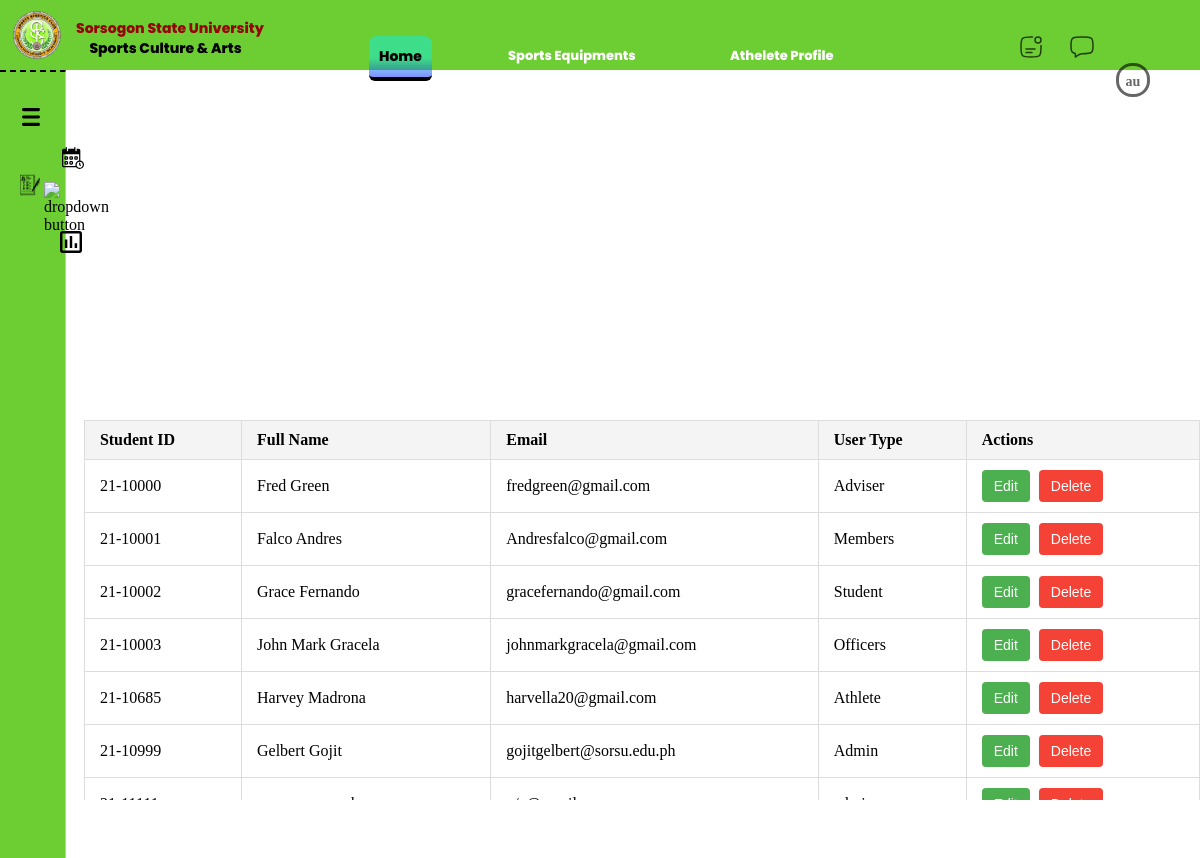
Page /settings/Registered_Record.php (signed in) on the committed database.
### tables this page shows
CREATE TABLE `tblaccount` (
  `Student_id` char(128) NOT NULL,
  `Lastname` char(128) NOT NULL,
  `Firstname` char(128) NOT NULL,
  `Address` varchar(128) NOT NULL,
  `Fullname` char(128) NOT NULL,
  `Pass` char(128) NOT NULL,
  `Email_Address` varchar(128) NOT NULL,
  `Mobile_Number` bigint(24) NOT NULL,
  `Usertype` char(128) NOT NULL DEFAULT 'Student'
);

### settings/Registered_Record.php (the view, shortened to what this page needs)
<?php
$lastname = $_SESSION['Lastname'];
$firstname = $_SESSION['Firstname'];
$firstLetterLastname = substr($lastname, 0, 1);
$firstLetterFirstname = substr($firstname, 0, 1);
?>
<!DOCTYPE html>
<html lang="en">
<head>
    <link rel="stylesheet" href="record.css" />
</head>
<body>
    <nav id="nav-group" class="navcontainer">
        <img class="skc" src="../../img/SKC LOGO.svg" />
        <h4 class="Logoname-1">Sorsogon State University</h4>
        <h4 class="Logoname-2">Sports Culture & Arts</h4>
        <ul>
            <li>
                <a href="../homepage.php" class="homepage">Home</a>
            </li>
            <li>
                <a href="../sports/sports-equipment.php" class="Sports-menu">Sports Equipments</a>
            </li>
            <li>
                <a href="../athlete/athlete-profile.php" class="athlete-menu">Athelete Profile</a>
            </li>
        </ul>
        <img class="notification-icon" src="../../img/notification-icon.svg" />
        <img class="message-icon" src="../../img/message-icon.svg" />
        <h6 class="user-login-icon" onclick="toggleMenu()">
            <?= htmlspecialchars($firstLetterFirstname) . htmlspecialchars($firstLetterLastname) ?>
        </h6>
        <div class="sub-menu-wrap" id="subMenu">
            <div class="sub-menu">
                <div class="user-info">
                    <h6 class="userinfo-fullname"><?= $_SESSION['Fullname'] ?></h6>
                </div>
            </div>
        </div>
    </nav>
    <aside id="side-nav-group">
        <ul>
            <li class="menu-toggle">
                <button onclick=toggleSidebar() id="sidetoggle-btn">
                    <img class="menu-icon" src="../../img/Menu-icon.svg" />
                </button>
            </li>
            <li class="menu-schedule-container">
                <a href="#">
                    <img class="menu-schedule" src="../../img/schedule-icon.svg" />
                </a>
            </li>
            <li class="sidenav-li">
                <button onclick=toggleSubMenu(this) class="dropdown-btn">
                    <img class="menu-skcform" src="../../img/skc-form-icon.svg" alt="">
                    <img class="skcform-dropdown" src="../../img/Dropdown-button.svg" alt="dropdown button">
                </button>
            </li>
            <li class="menu-report-container">
                <a href="#" class="no">
                    <img class="menu-report" src="../../img/reports-icon.svg" />
                </a>
            </li>
        </ul>
    </aside>
    <main>
        <div class="create_container">
            <header class="Skc_create">
                <h2>SKC Create Account</h2>
            </header>
            <table class="account-table">
                <thead>
                    <tr>
                        <th>Student ID</th>
                        <th>Full Name</th>
                        <th>Email</th>
                        <th>User Type</th>
                        <th>Actions</th>
                    </tr>
                </thead>
                <tbody>
                    <?php
                    include('../../connection/dbase.php');
                    $sql = "SELECT Student_id, Fullname, Email_Address, Usertype FROM tblaccount";
                    $result = $CON->query($sql);
                    if ($result->num_rows > 0) {
                        while ($row = $result->fetch_assoc()) {
                            echo "<tr>
                    <td>" . htmlspecialchars($row['Student_id']) . "</td>
                    <td>" . htmlspecialchars($row['Fullname']) . "</td>
                    <td>" . htmlspecialchars($row['Email_Address']) . "</td>
                    <td>" . htmlspecialchars($row['Usertype']) . "</td>
                    <td>
                        <button class='action-btn edit-btn' onclick='editRecord(" . json_encode($row) . ")'>Edit</button>
                        <button class='action-btn delete-btn' onclick='deleteRecord(" . htmlspecialchars($row['Student_id']) . ")'>Delete</button>
                    </td>
                </tr>";
                        }
                    } else {
                        echo "<tr><td colspan='5'>No records found.</td></tr>";
                    }
                    ?>
                </tbody>
            </table>
        </div>
    </main>
</body>
</html>

### rows in the picture
tblaccount: Student_id "21-10000", Fullname "Fred Green", Email_Address "fredgreen@gmail.com", Usertype "Adviser"
tblaccount: Student_id "21-10001", Fullname "Falco Andres", Email_Address "Andresfalco@gmail.com", Usertype "Members"
tblaccount: Student_id "21-10002", Fullname "Grace Fernando", Email_Address "gracefernando@gmail.com", Usertype "Student"
tblaccount: Student_id "21-10003", Fullname "John Mark Gracela", Email_Address "johnmarkgracela@gmail.com", Usertype "Officers"
tblaccount: Student_id "21-10685", Fullname "Harvey Madrona", Email_Address "harvella20@gmail.com", Usertype "Athlete"
tblaccount: Student_id "21-10999", Fullname "Gelbert Gojit", Email_Address "gojitgelbert@sorsu.edu.ph", Usertype "Admin"
tblaccount: Student_id "21-11111", Fullname "anonymous unknown", Email_Address "n/a@gmail.com", Usertype "admin"

### other values in the picture
$firstLetterFirstname "a"
$firstLetterLastname "u"
